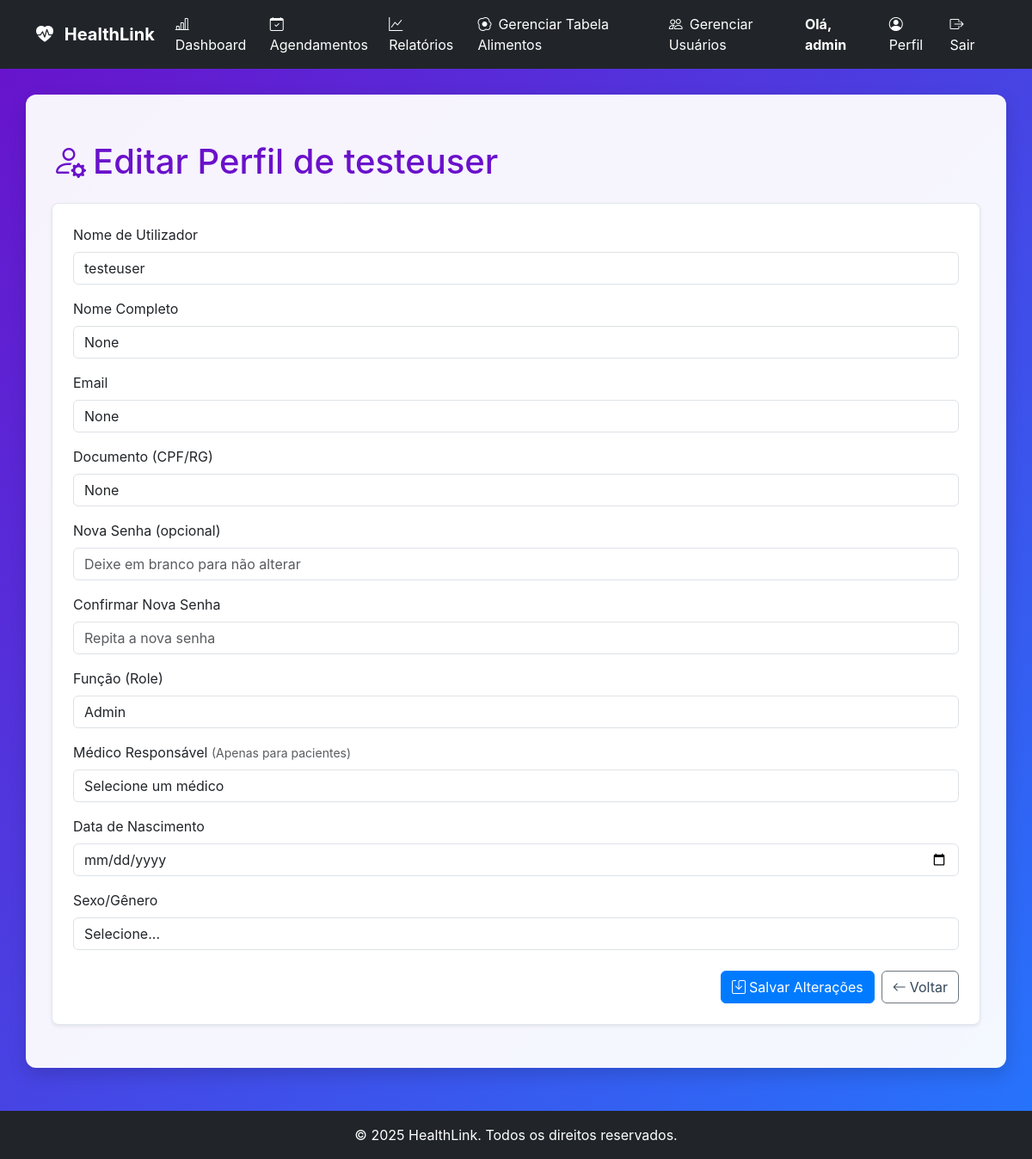
The app's page /editar_usuario/testeuser (signed in) with its own data.
### tables this page shows
CREATE TABLE users (
                    id INTEGER PRIMARY KEY,
                    username TEXT UNIQUE NOT NULL,
                    password_hash TEXT NOT NULL,
                    role TEXT NOT NULL DEFAULT 'paciente',
                    email TEXT,
                    nome TEXT,
                    razao_ic REAL,
                    fator_sensibilidade REAL,
                    data_nascimento TEXT,
                    sexo TEXT
                , nome_completo TEXT, telefone TEXT, medico_id INTEGER, meta_glicemia INTEGER, documento TEXT, crm TEXT, especialidade TEXT, cns TEXT, ric_manha REAL, ric_almoco REAL, ric_jantar REAL, fsi_manha REAL, fsi_almoco REAL, fsi_jantar REAL);

### app.py (the view, shortened to what this page needs)
@app.route('/editar_usuario/<username>', methods=['GET', 'POST'])
@login_required
def editar_usuario(username):
    if not current_user.is_admin:
        flash('Acesso não autorizado.', 'danger')
        return redirect(url_for('dashboard'))
    usuario = db_manager.carregar_usuario(username)
    if not usuario:
        flash('Usuário não encontrado.', 'danger')
        return redirect(url_for('gerenciar_usuarios'))
    medicos = db_manager.carregar_medicos()
    return render_template('editar_usuario.html', usuario=usuario, medicos=medicos)

### app.py (called while the page is built)
@app.context_processor
def inject_now():
    return {'now': datetime.now}

### database_manager.py (called while the page is built)
    def get_db_connection(self):
        conn = sqlite3.connect(self.db_path)
        conn.execute("PRAGMA foreign_keys = ON;")
        conn.row_factory = sqlite3.Row
        return conn

    def carregar_usuario(self, username):
        with self.get_db_connection() as conn:
            cursor = conn.cursor()
            cursor.execute("SELECT * FROM users WHERE username = ?", (username,))
            user_data = cursor.fetchone()
            return dict(user_data) if user_data else None

    def carregar_usuario_por_id(self, user_id):
        conn = self.get_db_connection()
        user_data = conn.execute(
            "SELECT id, username, role, email, nome_completo, razao_ic, fator_sensibilidade, data_nascimento, sexo, telefone, medico_id FROM users WHERE id = ?",
            (user_id,)
        ).fetchone()
        conn.close()
        return dict(user_data) if user_data else None

    def carregar_medicos(self):
        with self.get_db_connection() as conn:
            cursor = conn.cursor()
            cursor.execute("SELECT * FROM users WHERE role = 'medico'")
            medicos = cursor.fetchall()
            return [dict(row) for row in medicos]

### models.py (called while the page is built)
    @property
    def is_admin(self):
        return self.role == 'admin'

    @property
    def is_paciente(self):
        return self.role == 'paciente' or self.role == 'user'

### templates/editar_usuario.html (shortened to what this page needs)
{% extends "base.html" %}
{% block content %}
<div class="container mt-4">
    <h1 class="mb-4">
        <i class="bi bi-person-gear me-2"></i>Editar Perfil de {{ usuario['username'] }}
    </h1>
    <div class="card p-4 shadow-sm">
        <form method="POST">
            <div class="mb-3">
                <label for="username" class="form-label">Nome de Utilizador</label>
                <input type="text" class="form-control" id="username" name="username" value="{{ usuario['username'] }}"
                    readonly>
            </div>
            <div class="mb-3">
                <label for="nome_completo" class="form-label">Nome Completo</label>
                <input type="text" class="form-control" id="nome_completo" name="nome_completo"
                    value="{{ usuario.get('nome_completo', '') }}" placeholder="Nome completo (opcional)">
            </div>
            <div class="mb-3">
                <label for="email" class="form-label">Email</label>
                <input type="email" class="form-control" id="email" name="email" value="{{ usuario.get('email', '') }}"
                    placeholder="Email">
            </div>
            <div class="mb-3">
                <label for="documento" class="form-label">Documento (CPF/RG)</label>
                <input type="text" class="form-control" id="documento" name="documento"
                    value="{{ usuario.get('documento', '') }}" placeholder="CPF, RG ou outro documento">
            </div>
            <div class="mb-3">
                <label for="password" class="form-label">Nova Senha (opcional)</label>
                <input type="password" class="form-control" id="password" name="senha"
                    placeholder="Deixe em branco para não alterar">
            </div>
            <div class="mb-3">
                <label for="password_confirm" class="form-label">Confirmar Nova Senha</label>
                <input type="password" class="form-control" id="password_confirm" name="confirmar_senha"
                    placeholder="Repita a nova senha">
            </div>
            <div class="mb-3">
                <label for="role" class="form-label">Função (Role)</label>
                <select class="form-control" id="role" name="role">
                    <option value="admin" {% if usuario.get('role')=='admin' %}selected{% endif %}>Admin</option>
                </select>
            </div>
            <div class="mb-3">
                <label for="medico_vinculado" class="form-label">
                    Médico Responsável
                    <small class="text-muted">(Apenas para pacientes)</small>
                </label>
                <select class="form-control" id="medico_vinculado" name="medico_vinculado">
                    <option value="">Selecione um médico</option>
                </select>
            </div>
            <div class="mb-3">
                <label for="data_nascimento" class="form-label">Data de Nascimento</label>
                <input type="date" class="form-control" id="data_nascimento" name="data_nascimento"
                    value="{{ usuario.get('data_nascimento', '') }}">
            </div>
            <div class="mb-3">
                <label for="sexo" class="form-label">Sexo/Gênero</label>
                <select class="form-control" id="sexo" name="sexo">
                    <option value="">Selecione...</option>
                </select>
            </div>
            <div class="d-flex justify-content-end mt-4">
                <button type="submit" class="btn btn-primary me-2">
                    <i class="bi bi-save me-1"></i>Salvar Alterações
                </button>
                <a href="{{ url_for('gerenciar_usuarios') }}" class="btn btn-secondary">
                    <i class="bi bi-arrow-left me-1"></i>Voltar
                </a>
            </div>
        </form>
    </div>
</div>
{% endblock %}

### templates/base.html (shortened to what this page needs)
<!DOCTYPE html>
<html lang="pt-br">
<head>
    <link href="https://cdn.jsdelivr.net/npm/bootstrap@5.3.0/dist/css/bootstrap.min.css" rel="stylesheet">
    <link href="https://cdn.jsdelivr.net/npm/bootstrap-icons/font/bootstrap-icons.css" rel="stylesheet">
    <link rel="stylesheet" href="https://cdnjs.cloudflare.com/ajax/libs/font-awesome/6.0.0-beta3/css/all.min.css">
    <link rel="stylesheet" href="{{ url_for('static', filename='css/style.css') }}">
</head>
<body>
    <nav class="navbar navbar-expand-lg navbar-dark bg-dark">
        <div class="container">
            <a class="navbar-brand fw-bold" href="{{ url_for('index') }}">
                <i class="bi bi-heart-pulse-fill me-2"></i> HealthLink
            </a>
            <div class="collapse navbar-collapse" id="navbarNav">
                <ul class="navbar-nav me-auto">
                    {% if current_user.is_authenticated %}
                    <li class="nav-item">
                        <a class="nav-link" href="{{ url_for('dashboard') }}">
                            <i class="bi bi-bar-chart-line me-2"></i>Dashboard
                        </a>
                    </li>
                    {% if current_user.is_paciente %}
                    <li class="nav-item">
                        <a class="nav-link" href="{{ url_for('registros') }}">
                            <i class="bi bi-journal-text me-2"></i>Meus Registros
                        </a>
                    </li>
                    <li class="nav-item">
                        <a class="nav-link" href="{{ url_for('relatorios.relatorios_page') }}">
                            <i class="bi bi-graph-up me-2"></i>Relatórios
                        </a>
                    </li>
                    <li class="nav-item">
                        <a class="nav-link" href="{{ url_for('registrar_glicemia') }}">
                            <i class="bi bi-droplet-fill me-2"></i>Registrar Glicemia
                        </a>
                    </li>
                    <li class="nav-item">
                        <a class="nav-link" href="{{ url_for('registrar_refeicao') }}">
                            <i class="bi bi-utensils me-2"></i>Registrar Refeição
                        </a>
                    </li>
                    <li class="nav-item">
                        <a class="nav-link" href="{{ url_for('minhas_consultas') }}">
                            <i class="bi bi-calendar-event me-2"></i>Minhas Consultas
                        </a>
                    </li>
                    {% elif current_user.role in ['medico', 'secretario', 'admin'] %}
                    <li class="nav-item">
                        <a class="nav-link" href="{{ url_for('gerenciar_agendamentos') }}">
                            <i class="bi bi-calendar-check me-2"></i>Agendamentos
                        </a>
                    </li>
                    <li class="nav-item">
                        <a class="nav-link" href="{{ url_for('relatorios.relatorios_page') }}">
                            <i class="bi bi-graph-up me-2"></i>Relatórios
                        </a>
                    </li>
                    {% if current_user.role in ['secretario', 'admin'] %}
                    <li class="nav-item">
                        <a class="nav-link" href="{{ url_for('registrar_alimento_redirect') }}">
                            <i class="bi bi-egg-fried me-2"></i>Gerenciar Tabela Alimentos
                        </a>
                    </li>
                    <li class="nav-item">
                        <a class="nav-link" href="{{ url_for('gerenciar_usuarios') }}">
                            <i class="bi bi-people me-2"></i>Gerenciar Usuários
                        </a>
                    </li>
                    {% endif %}
                    {% endif %}
                    {% endif %}
                </ul>
                <ul class="navbar-nav">
                    {% if current_user.is_authenticated %}
                    <li class="nav-item me-3 d-flex align-items-center">
                        <span class="navbar-text text-white fw-bold">
                            Olá, {{ current_user.username or current_user.nome_completo }}
                        </span>
                    </li>
                    <li class="nav-item">
                        <a class="nav-link" href="{{ url_for('perfil_paciente', paciente_id=current_user.id) }}">
                            <i class="bi bi-person-circle me-2"></i>Perfil
                        </a>
                    </li>
                    <li class="nav-item">
                        <a class="nav-link text-danger" href="{{ url_for('logout') }}">
                            <i class="bi bi-box-arrow-right me-2"></i>Sair
                        </a>
                    </li>
                    {% endif %}
                </ul>
            </div>
        </div>
    </nav>
    <main id="main-content">
        <div class="container">
            {% block content %}
            {% endblock %}
        </div>
    </main>
    <footer class="text-white text-center py-3 mt-5 bg-dark">
        &copy; {{ now().year }} HealthLink. Todos os direitos reservados.
    </footer>
</body>
</html>

### static/css/style.css (style rules this page uses)
:root { --primary-color: #007bff; --accent-color: #6a11cb; --text-dark: #344759; --text-light: white; --gradient-bg: linear-gradient(135deg, #6a11cb 0%, #2575fc 100%); --success-color: #28a745; --danger-color: #dc3545; --info-color: #17a2b8; --shadow-sm: 0 2px 4px rgba(0, 0, 0, 0.1); --shadow-lg: 0 8px 20px rgba(0, 0, 0, 0.15); }
body, html { margin: 0; padding: 0; height: 100%; font-family: -apple-system, BlinkMacSystemFont, "Segoe UI", Roboto, "Helvetica Neue", Arial, sans-serif; color: var(--text-dark); }
#app-wrapper, body { background: var(--gradient-bg); min-height: 100vh; }
#main-content { background-color: rgba(255, 255, 255, 0.95); border-radius: 12px; box-shadow: var(--shadow-lg); padding: 30px; margin: 30px auto 50px auto; max-width: 1200px; width: 95%; display: block; }
#main-content .container { max-width: 100%; width: 100%; margin-top: 0; padding: 0; background-color: transparent; }
.navbar-nav .nav-link, .navbar-brand { color: var(--text-light) !important; }
h1, h2, h3 { color: var(--accent-color); margin-top: 0; margin-bottom: 20px; }
.card { background-color: white; border: 1px solid #e0e6ed; border-radius: 8px; box-shadow: var(--shadow-sm); padding: 20px; margin-bottom: 20px; }
.btn-primary { background-color: var(--primary-color); border-color: var(--primary-color); color: white; }
.card a, .card h6, .card p { color: var(--text-dark) !important; background: transparent !important; }

### records on screen
users: username "admin"
users: username "testeuser", role "Admin"
